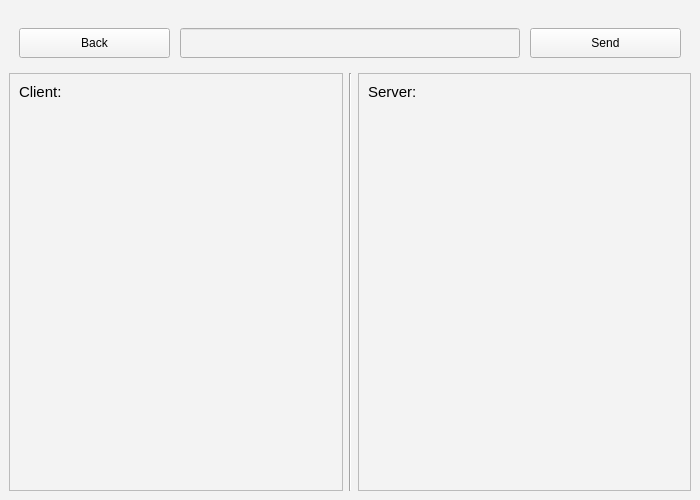
<?xml version="1.0" encoding="UTF-8"?>
<ui version="4.0">
 <class>MainComm</class>
 <widget class="QMainWindow" name="MainComm">
  <property name="geometry">
   <rect>
    <x>0</x>
    <y>0</y>
    <width>700</width>
    <height>500</height>
   </rect>
  </property>
  <property name="windowTitle">
   <string>Communication Window</string>
  </property>
  <property name="styleSheet">
   <string notr="true">background-color: rgb(243, 243, 243);</string>
  </property>
  <widget class="QWidget" name="centralwidget">
   <layout class="QGridLayout" name="gridLayout">
    <item row="0" column="0">
     <layout class="QVBoxLayout" name="verticalLayout">
      <property name="topMargin">
       <number>10</number>
      </property>
      <item>
       <widget class="QWidget" name="horizontalWidget_2" native="true">
        <property name="maximumSize">
         <size>
          <width>16777215</width>
          <height>100</height>
         </size>
        </property>
        <layout class="QHBoxLayout" name="horizontalLayout_2">
         <property name="spacing">
          <number>10</number>
         </property>
         <property name="leftMargin">
          <number>10</number>
         </property>
         <property name="rightMargin">
          <number>10</number>
         </property>
         <item>
          <widget class="QPushButton" name="button_back">
           <property name="minimumSize">
            <size>
             <width>0</width>
             <height>30</height>
            </size>
           </property>
           <property name="styleSheet">
            <string notr="true">background-color: rgb(79, 164, 244);
border-top-color: rgb(125, 128, 199);
border-radius: 10px;
color: rgb(255, 255, 255);
font: 75 14pt &quot;Arial&quot;;}
QPushButton:hover{
background-color: rgb(200, 227, 246);
border-radius: 15px;
color: rgb(79, 164, 244);
font: 75 14pt &quot;Arial&quot;;
border:2px solid rgb(79, 164, 244);
border-radius:10px;</string>
           </property>
           <property name="text">
            <string>Back</string>
           </property>
          </widget>
         </item>
         <item>
          <widget class="QLineEdit" name="lineEdit">
           <property name="minimumSize">
            <size>
             <width>0</width>
             <height>30</height>
            </size>
           </property>
           <property name="maximumSize">
            <size>
             <width>340</width>
             <height>16777215</height>
            </size>
           </property>
          </widget>
         </item>
         <item>
          <widget class="QPushButton" name="button_send">
           <property name="minimumSize">
            <size>
             <width>0</width>
             <height>30</height>
            </size>
           </property>
           <property name="styleSheet">
            <string notr="true">background-color: rgb(79, 164, 244);
border-top-color: rgb(125, 128, 199);
border-radius: 10px;
color: rgb(255, 255, 255);
font: 75 14pt &quot;Arial&quot;;}
QPushButton:hover{
background-color: rgb(200, 227, 246);
border-radius: 15px;
color: rgb(79, 164, 244);
font: 75 14pt &quot;Arial&quot;;
border:2px solid rgb(79, 164, 244);
border-radius:10px;</string>
           </property>
           <property name="text">
            <string>Send</string>
           </property>
           <property name="shortcut">
            <string>Return</string>
           </property>
          </widget>
         </item>
        </layout>
       </widget>
      </item>
      <item>
       <layout class="QHBoxLayout" name="horizontalLayout">
        <item>
         <widget class="QScrollArea" name="scrollArea_2">
          <property name="widgetResizable">
           <bool>true</bool>
          </property>
          <widget class="QWidget" name="scrollAreaWidgetContents_2">
           <property name="geometry">
            <rect>
             <x>0</x>
             <y>0</y>
             <width>330</width>
             <height>429</height>
            </rect>
           </property>
           <layout class="QHBoxLayout" name="horizontalLayout_3">
            <item>
             <widget class="QLabel" name="label_client">
              <property name="font">
               <font>
                <pointsize>11</pointsize>
               </font>
              </property>
              <property name="styleSheet">
               <string notr="true">color:black;</string>
              </property>
              <property name="text">
               <string>Client:</string>
              </property>
              <property name="alignment">
               <set>Qt::AlignLeading|Qt::AlignLeft|Qt::AlignTop</set>
              </property>
             </widget>
            </item>
           </layout>
          </widget>
         </widget>
        </item>
        <item>
         <widget class="Line" name="line">
          <property name="orientation">
           <enum>Qt::Vertical</enum>
          </property>
         </widget>
        </item>
        <item>
         <widget class="QScrollArea" name="scrollArea">
          <property name="widgetResizable">
           <bool>true</bool>
          </property>
          <widget class="QWidget" name="scrollAreaWidgetContents">
           <property name="geometry">
            <rect>
             <x>0</x>
             <y>0</y>
             <width>329</width>
             <height>429</height>
            </rect>
           </property>
           <layout class="QHBoxLayout" name="horizontalLayout_4">
            <item>
             <widget class="QLabel" name="label_server">
              <property name="font">
               <font>
                <pointsize>11</pointsize>
               </font>
              </property>
              <property name="styleSheet">
               <string notr="true">color:black;</string>
              </property>
              <property name="text">
               <string>Server:</string>
              </property>
              <property name="alignment">
               <set>Qt::AlignLeading|Qt::AlignLeft|Qt::AlignTop</set>
              </property>
             </widget>
            </item>
           </layout>
          </widget>
         </widget>
        </item>
       </layout>
      </item>
     </layout>
    </item>
   </layout>
  </widget>
 </widget>
 <resources/>
 <connections/>
</ui>
